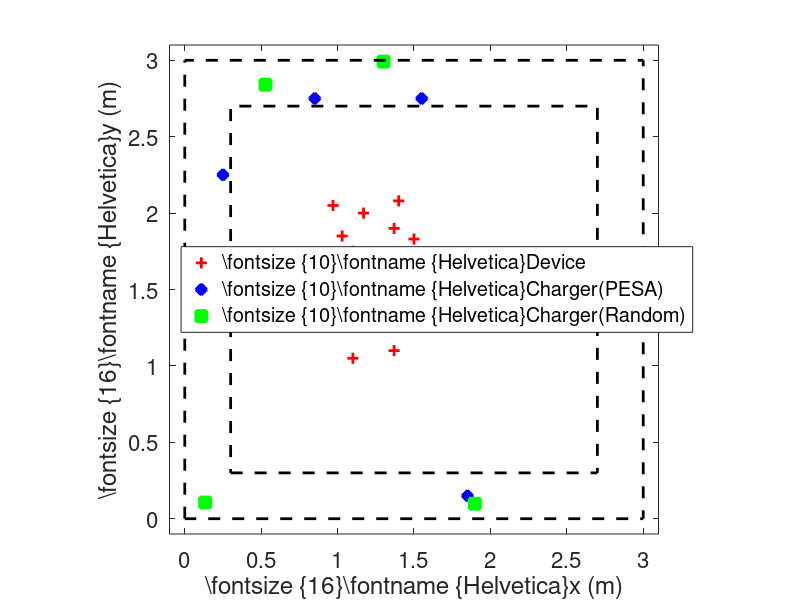

The MATLAB source for this figure:

x=[ 0.2 0.47 1.13 0.2 0.13 0.07 0.27 0.47 0.5 0.6 ];
y=[0.15 0.2 0.65 0.85 0.95 1.15 1.10 1.0 1.18 0.93];
device_location=[x',y'];

x=[ 0.950000000000000  -0.650000000000000  -0.650000000000000  -0.050000000000000   0.650000000000000];
y=[-0.750000000000000   0.750000000000000   1.350000000000000   1.850000000000000   1.850000000000000];
PESA_charger_location=[x',y'];

x=[-0.371800000000000  -0.766700000000000   0.401100000000000   0.998000000000000   1.977800000000000];
y=[ 1.940300000000000  -0.794000000000000   2.091400000000000  -0.801900000000000   0.529100000000000];

charger_area_boundary_1=[0 0;0 3;3 3;3 0;0 0];
charger_area_boundary_2=[0.3 0.3;2.7 0.3;2.7 2.7;0.3 2.7;0.3 0.3];
rand_charger_location=[x',y'];

device_location=device_location+0.9;
PESA_charger_location=PESA_charger_location+0.9;
rand_charger_location=rand_charger_location+0.9;


clear figure;
plot(device_location(:,1),device_location(:,2),'r+','MarkerSize',8,'MarkerFaceColor','r','LineWidth',2);
hold on;
plot(PESA_charger_location(:,1),PESA_charger_location(:,2),'bd','MarkerSize',8,'MarkerFaceColor','b','LineWidth',2);
hold on;
plot(rand_charger_location(:,1),rand_charger_location(:,2),'gs','MarkerSize',8,'MarkerFaceColor','g','LineWidth',2);
hold on;
plot(charger_area_boundary_1(:,1),charger_area_boundary_1(:,2),'--k','LineWidth',2);
hold on;
plot(charger_area_boundary_2(:,1),charger_area_boundary_2(:,2),'--k','LineWidth',2);

str1='\fontsize {10}\fontname {Helvetica}Device';
str2='\fontsize {10}\fontname {Helvetica}Charger(PESA)';
str3='\fontsize {10}\fontname {Helvetica}Charger(Random)';
 hleg=legend(str1,str2,str3);
 set(hleg,'Location','West');  %%%
hold on;
set(gca,'FontSize',16);
fh=figure(1);
set(fh, 'color', 'white'); 
xlim([-0.1 3.1]);
ylim([-0.1 3.1]);
axis square;
xlabel('\fontsize {16}\fontname {Helvetica}x (m)');
ylabel('\fontsize {16}\fontname {Helvetica}y (m)');